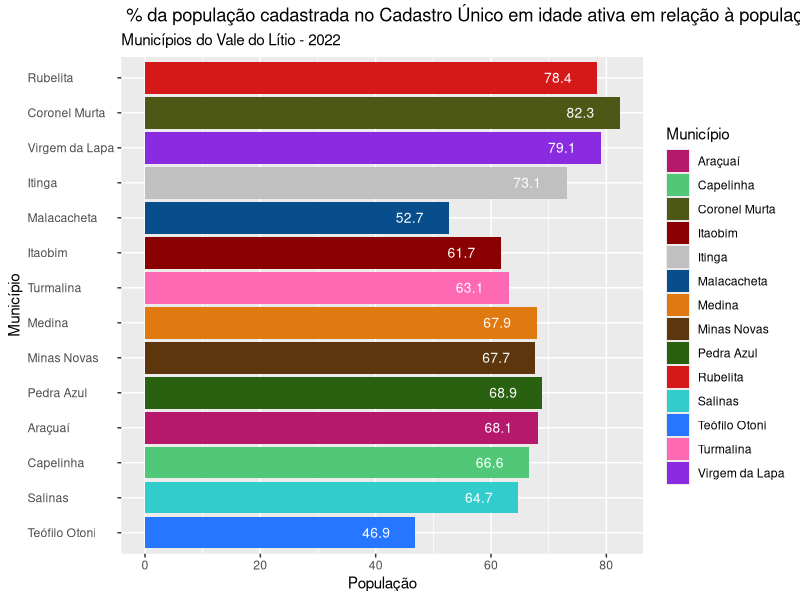
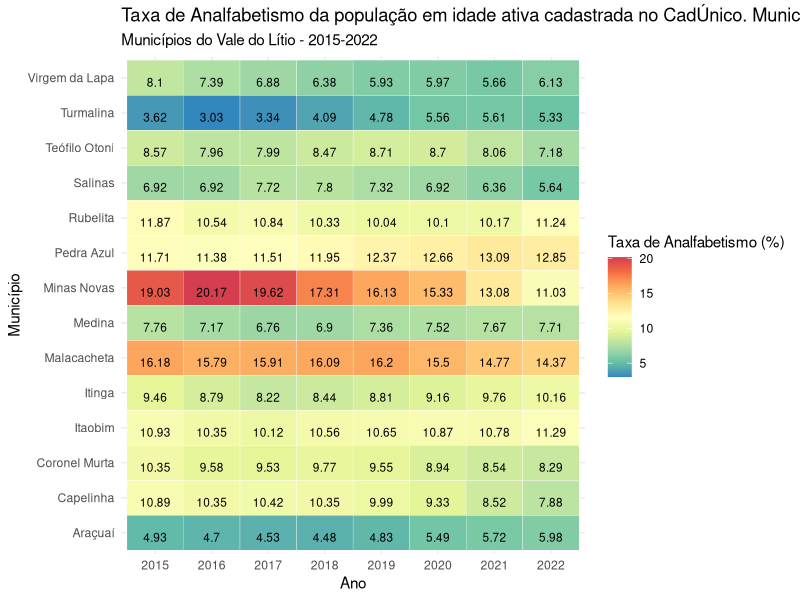
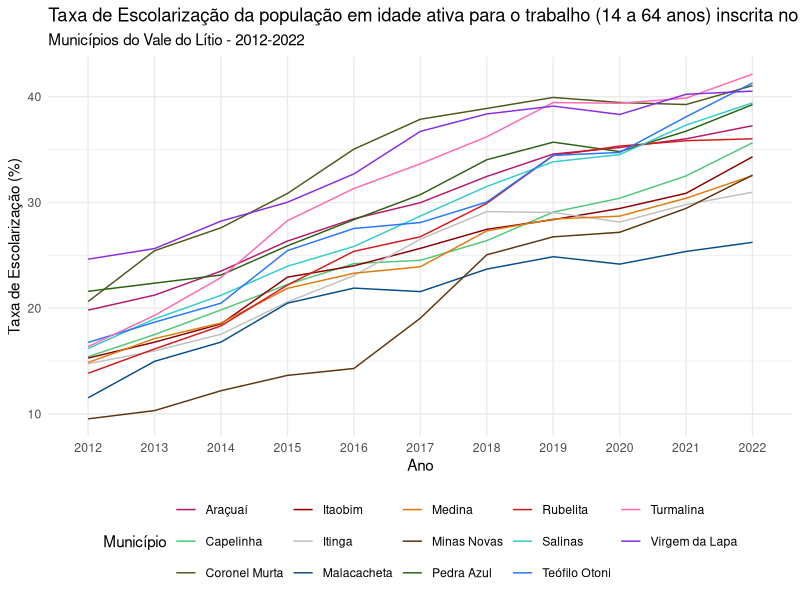
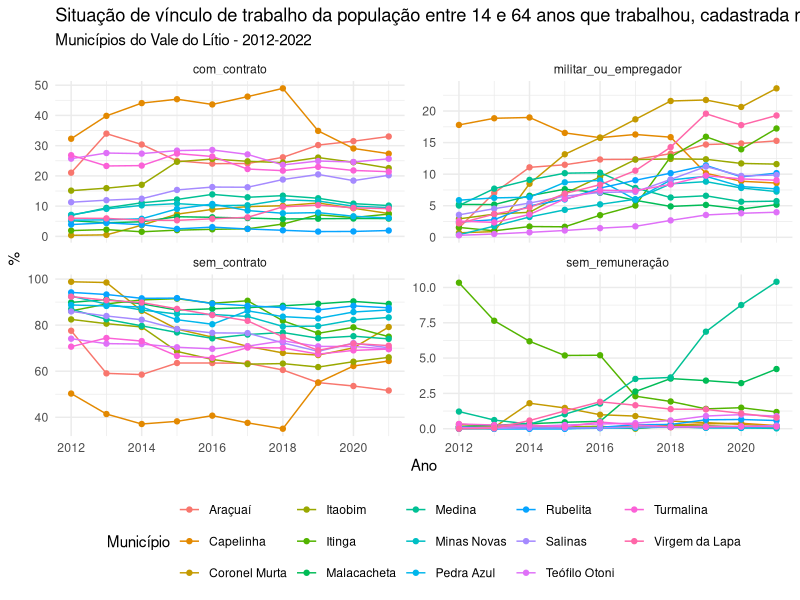
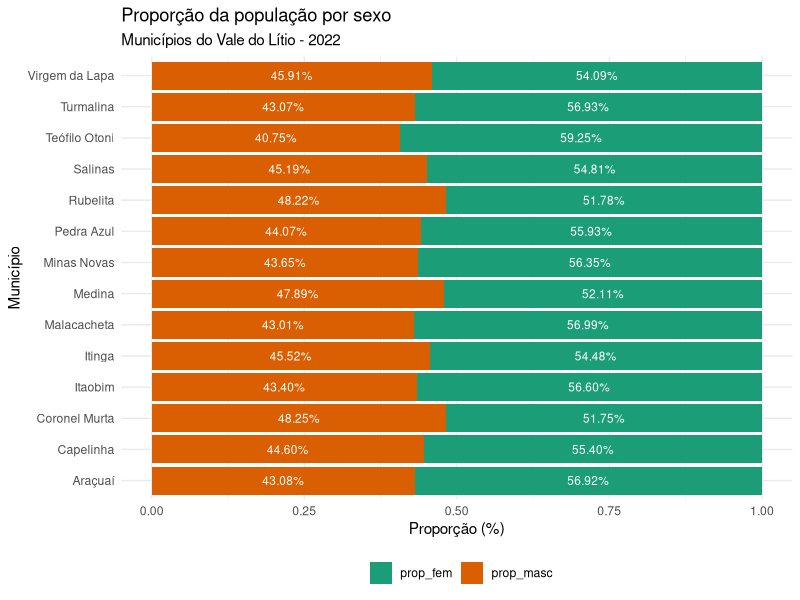
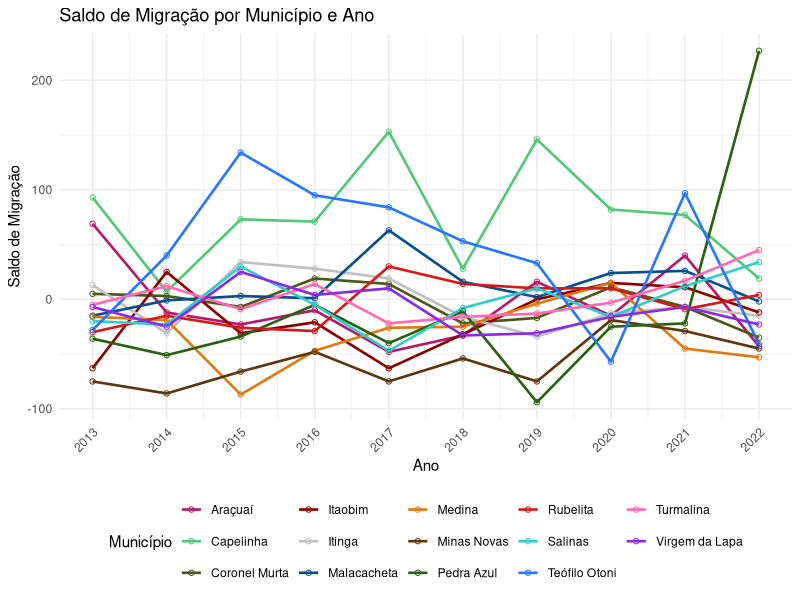
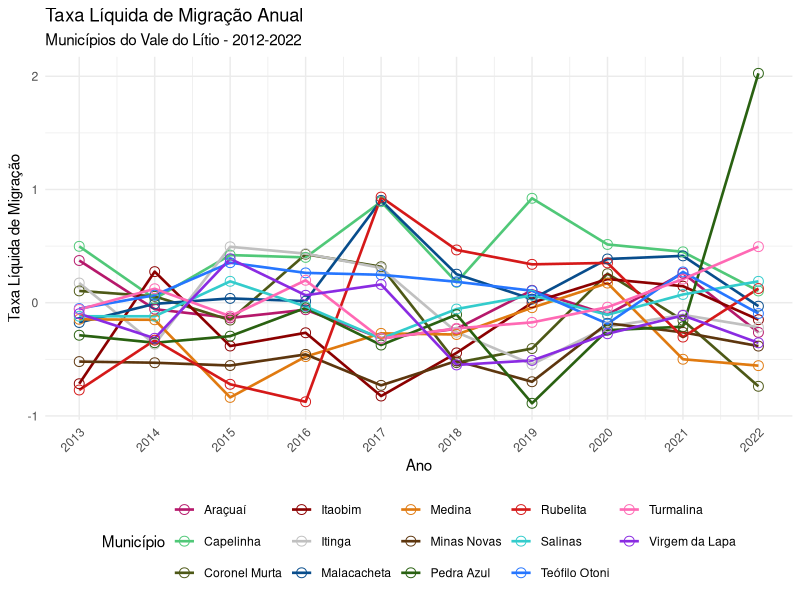

These charts were generated, in order, by the following R code:
## ---- chunk 1
knitr::opts_chunk$set(echo = FALSE)
Sys.setlocale("LC_ALL", "en_US.UTF-8")

## ---- chunk 2
# Criar os vetores com os dados
cidades <- c("Araçuaí", "Capelinha", "Coronel Murta", "Itaobim", "Itinga", "Malacacheta", "Medina", "Minas Novas", "Pedra Azul", "Rubelita", "Salinas", "Teófilo Otoni", "Turmalina", "Virgem da Lapa")
censo_2022 <- c(34297, 39626, 8200, 19151, 13745, 17516, 20156, 24405, 24410, 5679, 40178, 137418, 20000, 11804)
percent_pop <- c(68.1, 66.6, 82.3, 61.7, 73.1, 52.7, 67.9, 67.7, 68.9, 78.4, 64.7, 46.9, 63.1, 79.1)
ibge <- c(3103405, 3112307, 3119500, 3133303, 3134004, 3139201, 3141405, 3141801, 3148707, 3156502, 3157005, 3168606, NA, 3171600)

# Criar o dataframe
df <- data.frame(CENSO_2022 = censo_2022, `%_POP_Cad_x_municipio_Censo_2022` = percent_pop, Município = cidades, IBGE = ibge)

## ---- chunk 3
library(ggplot2)

# Configuração de cores personalizadas
custom_colors <- c("#b6186b", "#50c878", "#4d5816", "#8b0000", "#c0c0c0", 
                   "#084d8c", "#e07a10", "#5d360e", "#296111", "#d51919", 
                   "#33cccc", "#2676ff", "#FF69B4", "#8A2BE2")


# Criar o gráfico de barras horizontal com cores personalizadas para o preenchimento e valores dentro das barras
ggplot(df, aes(x = X._POP_Cad_x_municipio_Censo_2022, y = reorder(Município, -CENSO_2022), fill = Município)) +
  geom_col() +
  geom_text(aes(label = X._POP_Cad_x_municipio_Censo_2022), hjust = 1.9, size = 3.5, color = "white") +
  scale_fill_manual(values = custom_colors) +
  labs(title = " % da população cadastrada no Cadastro Único em idade ativa em relação à população do município em idade ativa no Censo Demográfico 2022",
       subtitle = "Municípios do Vale do Lítio - 2022",
       x = "População",
       y = "Município",
       fill = "Município") +
  theme(axis.text.y = element_text(hjust = 0))


## ---- chunk 4
# Importando os dados
df_analfabetismo <- data.frame(
  IBGE = c(3103405, 3112307, 3119500, 3133303, 3134004, 3139201, 3141405, 3141801, 3148707, 3156502, 3157005, 3168606, 3169703, 3171600),
  MUNICIPIO = c("Araçuaí", "Capelinha", "Coronel Murta", "Itaobim", "Itinga", "Malacacheta", "Medina", "Minas Novas", "Pedra Azul", "Rubelita", "Salinas", "Teófilo Otoni", "Turmalina", "Virgem da Lapa"),
# `2012` = c(5.57, 12.14, 9.61, 11.81, 10.73, 15.83, 9.56, 18.66, 13.14, 15.16, 7.10, 10.84, 5.70, 9.30),
# `2013` = c(5.44, 11.64, 10.10, 11.79, 10.33, 15.85, 9.11, 19.47, 12.69, 14.50, 7.15, 10.48, 5.19, 8.60),
# `2014` = c(14.44, 20.74, 17.91, 20.77, 19.22, 22.02, 15.93, 27.10, 20.25, 21.30, 15.48, 16.13, 10.97, 15.88),
  `2015` = c(4.93, 10.89, 10.35, 10.93, 9.46, 16.18, 7.76, 19.03, 11.71, 11.87, 6.92, 8.57, 3.62, 8.10),
  `2016` = c(4.70, 10.35, 9.58, 10.35, 8.79, 15.79, 7.17, 20.17, 11.38, 10.54, 6.92, 7.96, 3.03, 7.39),
  `2017` = c(4.53, 10.42, 9.53, 10.12, 8.22, 15.91, 6.76, 19.62, 11.51, 10.84, 7.72, 7.99, 3.34, 6.88),
  `2018` = c(4.48, 10.35, 9.77, 10.56, 8.44, 16.09, 6.90, 17.31, 11.95, 10.33, 7.80, 8.47, 4.09, 6.38),
  `2019` = c(4.83, 9.99, 9.55, 10.65, 8.81, 16.20, 7.36, 16.13, 12.37, 10.04, 7.32, 8.71, 4.78, 5.93),
  `2020` = c(5.49, 9.33, 8.94, 10.87, 9.16, 15.50, 7.52, 15.33, 12.66, 10.10, 6.92, 8.70, 5.56, 5.97),
  `2021` = c(5.72, 8.52, 8.54, 10.78, 9.76, 14.77, 7.67, 13.08, 13.09, 10.17, 6.36, 8.06, 5.61, 5.66),
  `2022` = c(5.98, 7.88, 8.29, 11.29, 10.16, 14.37, 7.71, 11.03, 12.85, 11.24, 5.64, 7.18, 5.33, 6.13)
)



## ---- chunk 5
# Carregando os pacotes necessários
library(ggplot2)
library(reshape2)
library(RColorBrewer)


# Transformando o dataframe para o formato longo
df_long <- melt(df_analfabetismo, id.vars = c("IBGE", "MUNICIPIO"), variable.name = "Ano", value.name = "TaxaAnalfabetismo")

# Ajustando os nomes dos anos 
df_long$Ano <- gsub("X", "", df_long$Ano)

# Escolhendo uma paleta de cores
color_palette <- rev(brewer.pal(name = "Spectral", n = 9))

# Criando o mapa de calor
ggplot(df_long, aes(x = Ano, y = MUNICIPIO, fill = TaxaAnalfabetismo)) +
  geom_tile(color = "white") +
  geom_text(aes(label = round(TaxaAnalfabetismo, 2)), vjust = 1, size=3) +
  scale_fill_gradientn(colors = color_palette) +
  theme_minimal() +
  labs(title = "Taxa de Analfabetismo da população em idade ativa cadastrada no CadÚnico. Municípios do Vale do Lítio. Período: 2012-2022.",
       subtitle = "Municípios do Vale do Lítio - 2015-2022",
       x = "Ano", y = "Município", fill = "Taxa de Analfabetismo (%)")


## ---- chunk 6
# Criando o dataframe
tx_escolaricao <- data.frame(
  IBGE = c(3103405, 3112307, 3119500, 3133303, 3134004, 3139201, 3141405, 3141801, 3148707, 3156502, 3157005, 3168606, 3169703, 3171600),
  MUNICIPIO = c("Araçuaí", "Capelinha", "Coronel Murta", "Itaobim", "Itinga", "Malacacheta", "Medina", "Minas Novas", "Pedra Azul", "Rubelita", "Salinas", "Teófilo Otoni", "Turmalina", "Virgem da Lapa"),
  `2012` = c(19.82, 15.42, 20.63, 15.29, 14.75, 11.53, 14.87, 9.54, 21.60, 13.85, 16.20, 16.77, 16.37, 24.64),
  `2013` = c(21.24, 17.51, 25.44, 16.79, 15.97, 14.98, 17.13, 10.32, 22.37, 16.15, 18.99, 18.68, 19.32, 25.64),
  `2014` = c(23.51, 19.84, 27.61, 18.52, 17.54, 16.80, 18.60, 12.20, 23.14, 18.33, 21.22, 20.48, 22.90, 28.24),
  `2015` = c(26.35, 22.24, 30.85, 22.94, 20.59, 20.48, 21.88, 13.65, 25.90, 22.19, 23.97, 25.45, 28.28, 30.02),
  `2016` = c(28.46, 24.22, 35.04, 24.01, 23.08, 21.90, 23.31, 14.30, 28.37, 25.38, 25.84, 27.54, 31.32, 32.70),
  `2017` = c(29.98, 24.53, 37.87, 25.66, 26.53, 21.57, 23.92, 19.06, 30.74, 26.76, 28.72, 28.10, 33.66, 36.72),
  `2018` = c(32.46, 26.39, 38.89, 27.46, 29.14, 23.70, 27.31, 25.05, 34.04, 29.91, 31.51, 30.04, 36.21, 38.37),
  `2019` = c(34.58, 29.09, 39.93, 28.38, 29.05, 24.87, 28.43, 26.75, 35.70, 34.43, 33.85, 34.45, 39.45, 39.11),
  `2020` = c(35.19, 30.40, 39.45, 29.43, 28.15, 24.17, 28.71, 27.18, 34.81, 35.33, 34.53, 34.73, 39.38, 38.32),
  `2021` = c(36.02, 32.51, 39.26, 30.87, 29.80, 25.37, 30.40, 29.44, 36.74, 35.84, 37.32, 38.10, 39.87, 40.23),
  `2022` = c(37.26, 35.65, 41.05, 34.32, 30.97, 26.23, 32.54, 32.58, 39.26, 36.02, 39.42, 41.30, 42.14, 40.53)
)

## ---- chunk 7
# Carregando os pacotes necessários
library(ggplot2)
library(reshape2)
library(RColorBrewer)

# Transformando o dataframe para o formato longo
df_long <- melt(tx_escolaricao, id.vars = c("IBGE", "MUNICIPIO"), variable.name = "Ano", value.name = "TaxaEscolarizacao")

# Ajustando os nomes dos anos 
df_long$Ano <- gsub("X", "", df_long$Ano)

# Definindo as cores manualmente
custom_colors <- c("#b6186b", "#50c878", "#4d5816", "#8b0000", "#c0c0c0", "#084d8c", "#e07a10", "#5d360e", "#296111", "#d51919", "#33cccc", "#2676ff", "#FF69B4", "#8A2BE2")


# Criando o gráfico de linhas
ggplot(df_long, aes(x = Ano, y = TaxaEscolarizacao, group = MUNICIPIO, color = MUNICIPIO)) +
  geom_line() +
  scale_color_manual(values = custom_colors) +
  theme_minimal() +
  labs(title = "Taxa de Escolarização da população em idade ativa para o trabalho (14 a 64 anos) inscrita no Cadastro Único (%)",
       subtitle = "Municípios do Vale do Lítio - 2012-2022", x = "Ano", y = "Taxa de Escolarização (%)", color = "Município") +
  theme(legend.position = "bottom")



## ---- chunk 8
# Carregando o pacote ggplot2
library(tidyverse)
library(readxl)
pop_idade_ativa <- read_excel("pop_idade_ativa.xlsx")

pop_idade_ativa_long <- pop_idade_ativa %>%
  gather(key = "Tipo_Trabalho", value = "Percentual", sem_contrato, com_contrato, militar_ou_empregador, sem_remuneração)

colnames(pop_idade_ativa_long)[2] <- "Município"

# Criando o painel de gráficos
ggplot(pop_idade_ativa_long, aes(x = ano, y = Percentual, group = Município, colour = Município)) +
  geom_line() +
  geom_point() +
  theme_minimal() +
  labs(title = "Situação de vínculo de trabalho da população entre 14 e 64 anos que trabalhou, cadastrada no CadÚnico",
       subtitle = "Municípios do Vale do Lítio - 2012-2022",
       y = "%", x = "Ano") +
  facet_wrap(~Tipo_Trabalho, scales = "free_y") +
  theme(legend.position = "bottom")

## ---- chunk 9
library(readxl)
prop_mac_fem <- read_excel("prop_mac_fem.xlsx")

# Calcular a população total
df <- prop_mac_fem %>%
  mutate(pop_total = masc + fem) %>% filter(ano==2022)

# Calcular a proporção da população por gênero
df <- df %>%
  mutate(prop_masc = masc / pop_total,
         prop_fem = fem / pop_total)

# Reorganizar os dados no formato longo
df_long <- df %>%
  select(MUNICIPIO, prop_masc, prop_fem) %>%
  pivot_longer(cols = c(prop_masc, prop_fem),
               names_to = "Genero",
               values_to = "Proporcao")

# Criar o gráfico de barras empilhadas
ggplot(df_long, aes(x = MUNICIPIO, y = Proporcao, fill = Genero)) +
  geom_bar(stat = "identity", position = "stack") +
  geom_text(aes(label = scales::percent(Proporcao, accuracy = 0.01)), position = position_stack(vjust = 0.5), color = "white", size = 3) + 
  coord_flip() +  # Virar o gráfico para melhor visualização
  theme_minimal() +
  scale_fill_brewer(palette = "Dark2") +  # Escolha uma paleta da RColorBrewer
  labs(title = "Proporção da população por sexo",
       subtitle = "Municípios do Vale do Lítio - 2022",
       x = "Município",
       y = "Proporção (%)",
       fill = "") +
  theme(legend.position = "bottom")

## ---- chunk 10
# Carregando os pacotes necessários
library(ggplot2)
library(dplyr)
library(readxl)
saldo_migratorio <- read_excel("saldo_migratorio.xlsx", 
    sheet = "Planilha2")

# Configuração de cores personalizadas para positivo e negativo
custom_colors_pos_neg <- c("positivo" = "#538017", "negativo" = "#802f17")

# Adicionando uma nova coluna para indicar se o saldo migratório é positivo ou negativo
saldo_migratorio <- saldo_migratorio %>%
  mutate(SaldoTipo = ifelse(SM >= 0, "positivo", "negativo"))

## ---- chunk 11
# Carregando os pacotes necessários
library(ggplot2)

# Configuração de cores personalizadas
custom_colors <- c("#b6186b", "#50c878", "#4d5816", "#8b0000", "#c0c0c0", 
                   "#084d8c", "#e07a10", "#5d360e", "#296111", "#d51919", 
                   "#33cccc", "#2676ff", "#FF69B4", "#8A2BE2")

# Definindo os anos manualmente para o eixo x
anos <- c(2012, 2013, 2014, 2015, 2016, 2017, 2018, 2019, 2020, 2021, 2022)

# Criando o gráfico de linhas para a taxa líquida de migração com melhor distinção
 ggplot(saldo_migratorio, aes(x = ano, y = SM, group = Município, colour = Município)) +
  geom_line(linewidth = 0.9) +  # Aumentando a espessura das linhas
  geom_point(linewidth = 3, shape = 21) +  # Adicionando marcadores com bordas
  scale_color_manual(values = custom_colors) +  # Utilizando cores personalizadas
  scale_x_continuous(breaks = anos) +  # Definindo os anos manualmente
  theme_minimal() +
  labs(title = "Saldo de Migração por Município e Ano",
       y = "Saldo de Migração",
       x = "Ano") +
  theme(legend.position = "bottom",
        axis.text.x = element_text(angle = 45, hjust = 1)) 



## ---- chunk 12
# Carregando os pacotes necessários
library(ggplot2)

# Configuração de cores personalizadas
custom_colors <- c("#b6186b", "#50c878", "#4d5816", "#8b0000", "#c0c0c0", 
                   "#084d8c", "#e07a10", "#5d360e", "#296111", "#d51919", 
                   "#33cccc", "#2676ff", "#FF69B4", "#8A2BE2")

# Definindo os anos manualmente para o eixo x
anos <- c(2012, 2013, 2014, 2015, 2016, 2017, 2018, 2019, 2020, 2021, 2022)

# Criando o gráfico de linhas para a taxa líquida de migração com melhor distinção
 ggplot(saldo_migratorio, aes(x = ano, y = TLM, group = Município, colour = Município)) +
  geom_line(size = 0.9) +  # Aumentando a espessura das linhas
  geom_point(size = 3, shape = 21) +  # Adicionando marcadores com bordas
  scale_color_manual(values = custom_colors) +  # Utilizando cores personalizadas
  scale_x_continuous(breaks = anos) +  # Definindo os anos manualmente
  theme_minimal() +
  labs(title = "Taxa Líquida de Migração Anual",
       subtitle = "Municípios do Vale do Lítio - 2012-2022",
       y = "Taxa Líquida de Migração",
       x = "Ano") +
  theme(legend.position = "bottom",
        axis.text.x = element_text(angle = 45, hjust = 1)) 


